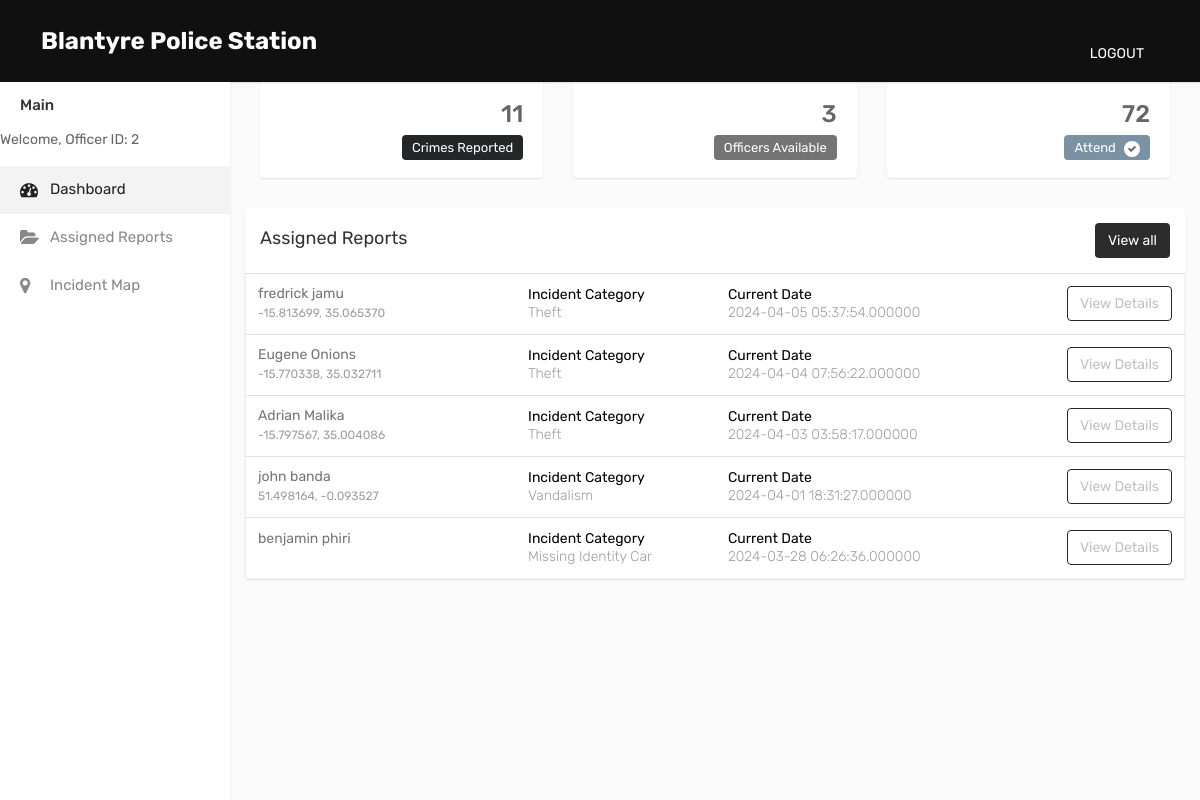
/Officer_Side.php (signed in), run on an earlier commit of the app's database.
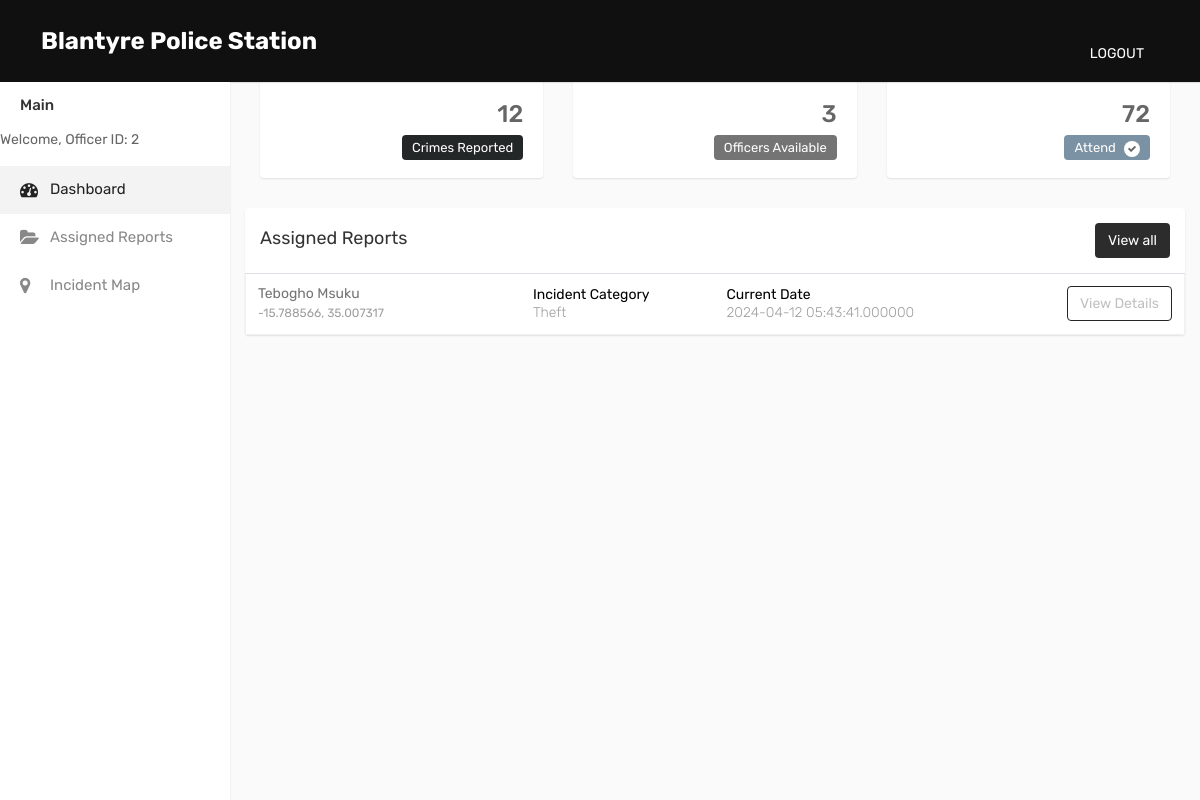
And on a later commit of the database.
### tables this page shows
CREATE TABLE IF NOT EXISTS `crimereports` (
  `ID` int NOT NULL AUTO_INCREMENT,
  `UserID` int NOT NULL,
  `First_Name` varchar(70) NOT NULL,
  `Last_Name` varchar(70) NOT NULL,
  `Incident_Category` varchar(20) NOT NULL,
  `SubmittedDate` timestamp(6) NOT NULL,
  `WitnessedDate` date NOT NULL,
  `Description` varchar(255) NOT NULL,
  `People_Involved` int NOT NULL,
  `If_Affected` int NOT NULL,
  `Multimedia` varchar(255) NOT NULL,
  `Location` varchar(200) NOT NULL,
  PRIMARY KEY (`ID`)
);

### Officer_Side.php (the view, shortened to what the changed rows need)
<!DOCTYPE html>
<html lang="en">
<head>
    <link href="css/bootstrap.css" rel="stylesheet" />
    <link href="css/style.css" rel="stylesheet" />
    <link rel="stylesheet" type="text/css" href="css/bootstrap2.min.css">
    <link rel="stylesheet" type="text/css" href="css/style2.css">
</head>
<body>
    <div class="main-wrapper">
        <div class="page-wrapper">
            <div class="content">
                <div class="row">
                    <div class="col-md-6 col-lg-6 col-xl-4">
                        <div class="dash-widget">
                            <div class="dash-widget-info text-right">
                            <?php
                                require_once 'DatabaseConn.php';
                                $query_total_crimes = "SELECT COUNT(*) AS total_crimes FROM crimereports";
                                $stmt_total_crimes = $conn->prepare($query_total_crimes);
                                $stmt_total_crimes->execute();
                                $result_total_crimes = $stmt_total_crimes->get_result();
                                if ($result_total_crimes->num_rows > 0) {
                                    $total_crimes = $result_total_crimes->fetch_assoc()['total_crimes'];
                                    echo '<h3>' . $total_crimes . '</h3>';
                                } else {
                                    echo '<h3>0</h3>';
                                }
                            ?>
                                <span class="widget-title1">Crimes Reported</span>
                            </div>
                        </div>
                    </div>
                </div>
				<div class="row">
					<div class="main-card-thing">
						<div class="card">
							<div class="card-body p-0">
								<div class="table-responsive">
									<table class="table mb-0">
										<tbody>
                                        <?php
                        require_once 'DatabaseConn.php';
                        if (isset($_SESSION['officer_id']) && !empty($_SESSION['officer_id'])) {
                            $officer_id = $_SESSION['officer_id'];
                        $query = ("SELECT crimereports.*
                        FROM crimereports
                        INNER JOIN assignments ON crimereports.ID = assignments.ReportID
                        WHERE assignments.OfficerID = ?
                        ORDER BY ID desc");
                    $stmt = $conn->prepare($query);
                    $stmt->bind_param("i", $officer_id);
                    $stmt->execute();
                    $result = $stmt->get_result();
                    if ($result->num_rows > 0) {
                        $incident_reports = $result->fetch_all(MYSQLI_ASSOC);
                        foreach ($incident_reports as $incident_report) {
                            echo '<tr>';
                            echo '<td style="min-width: 200px;">';
                            echo '<h2><a href="profile.html">' . $incident_report['First_Name'] . ' ' . $incident_report['Last_Name'] . '<span>' . $incident_report['Location'] . '</span></a></h2>';
                            echo '</td>';
                            echo '<td>';
                            echo '<h5 class="time-title p-0">Incident Category</h5>';
                            echo '<p>' . $incident_report['Incident_Category'] . '</p>';
                            echo '</td>';
                            echo '<td>';
                            echo '<h5 class="time-title p-0">Current Date</h5>';
                            echo '<p>' . $incident_report['SubmittedDate'] . '</p>';
                            echo '</td>';
                            echo '<td class="text-right">';
                            echo '<a href="report_details.php?report_id=' . $incident_report['ID'] . '" class="btn btn-outline-primary take-btn">View Details</a>';
                            echo '</td>';
                            echo '</tr>';
                        }
                    }   } else {
                        echo '<p class="no_review">No Reviews available at the moment,<br>
                        Be the first To leave a Review.</p>';
                    }
                    ?>
										</tbody>
									</table>
								</div>
							</div>
						</div>
					</div>
				</div>
            </div>
        </div>
    </div>
</body>
</html>

What changed in the data, as far as the page shows it:
no longer on this page (row unchanged): crimereports: First_Name "fredrick", Last_Name "jamu", Location "-15.813699, 35.065370", Incident_Category "Theft", SubmittedDate "2024-04-05 05:37:54.000000"
no longer on this page (row unchanged): crimereports: First_Name "Eugene", Last_Name "Onions", Location "-15.770338, 35.032711", Incident_Category "Theft", SubmittedDate "2024-04-04 07:56:22.000000"
no longer on this page (row unchanged): crimereports: First_Name "Adrian", Last_Name "Malika", Location "-15.797567, 35.004086", Incident_Category "Theft", SubmittedDate "2024-04-03 03:58:17.000000"
no longer on this page (row unchanged): crimereports: First_Name "john", Last_Name "banda", Location "51.498164, -0.093527", Incident_Category "Vandalism", SubmittedDate "2024-04-01 18:31:27.000000"
removed crimereports: First_Name "benjamin", Last_Name "phiri", Incident_Category "Missing Identity Car", SubmittedDate "2024-03-28 06:26:36.000000"
added crimereports: First_Name "Tebogho", Last_Name "Msuku", Location "-15.788566, 35.007317", Incident_Category "Theft", SubmittedDate "2024-04-12 05:43:41.000000"
Also different on the page:
$total_crimes: "11" → "12"
